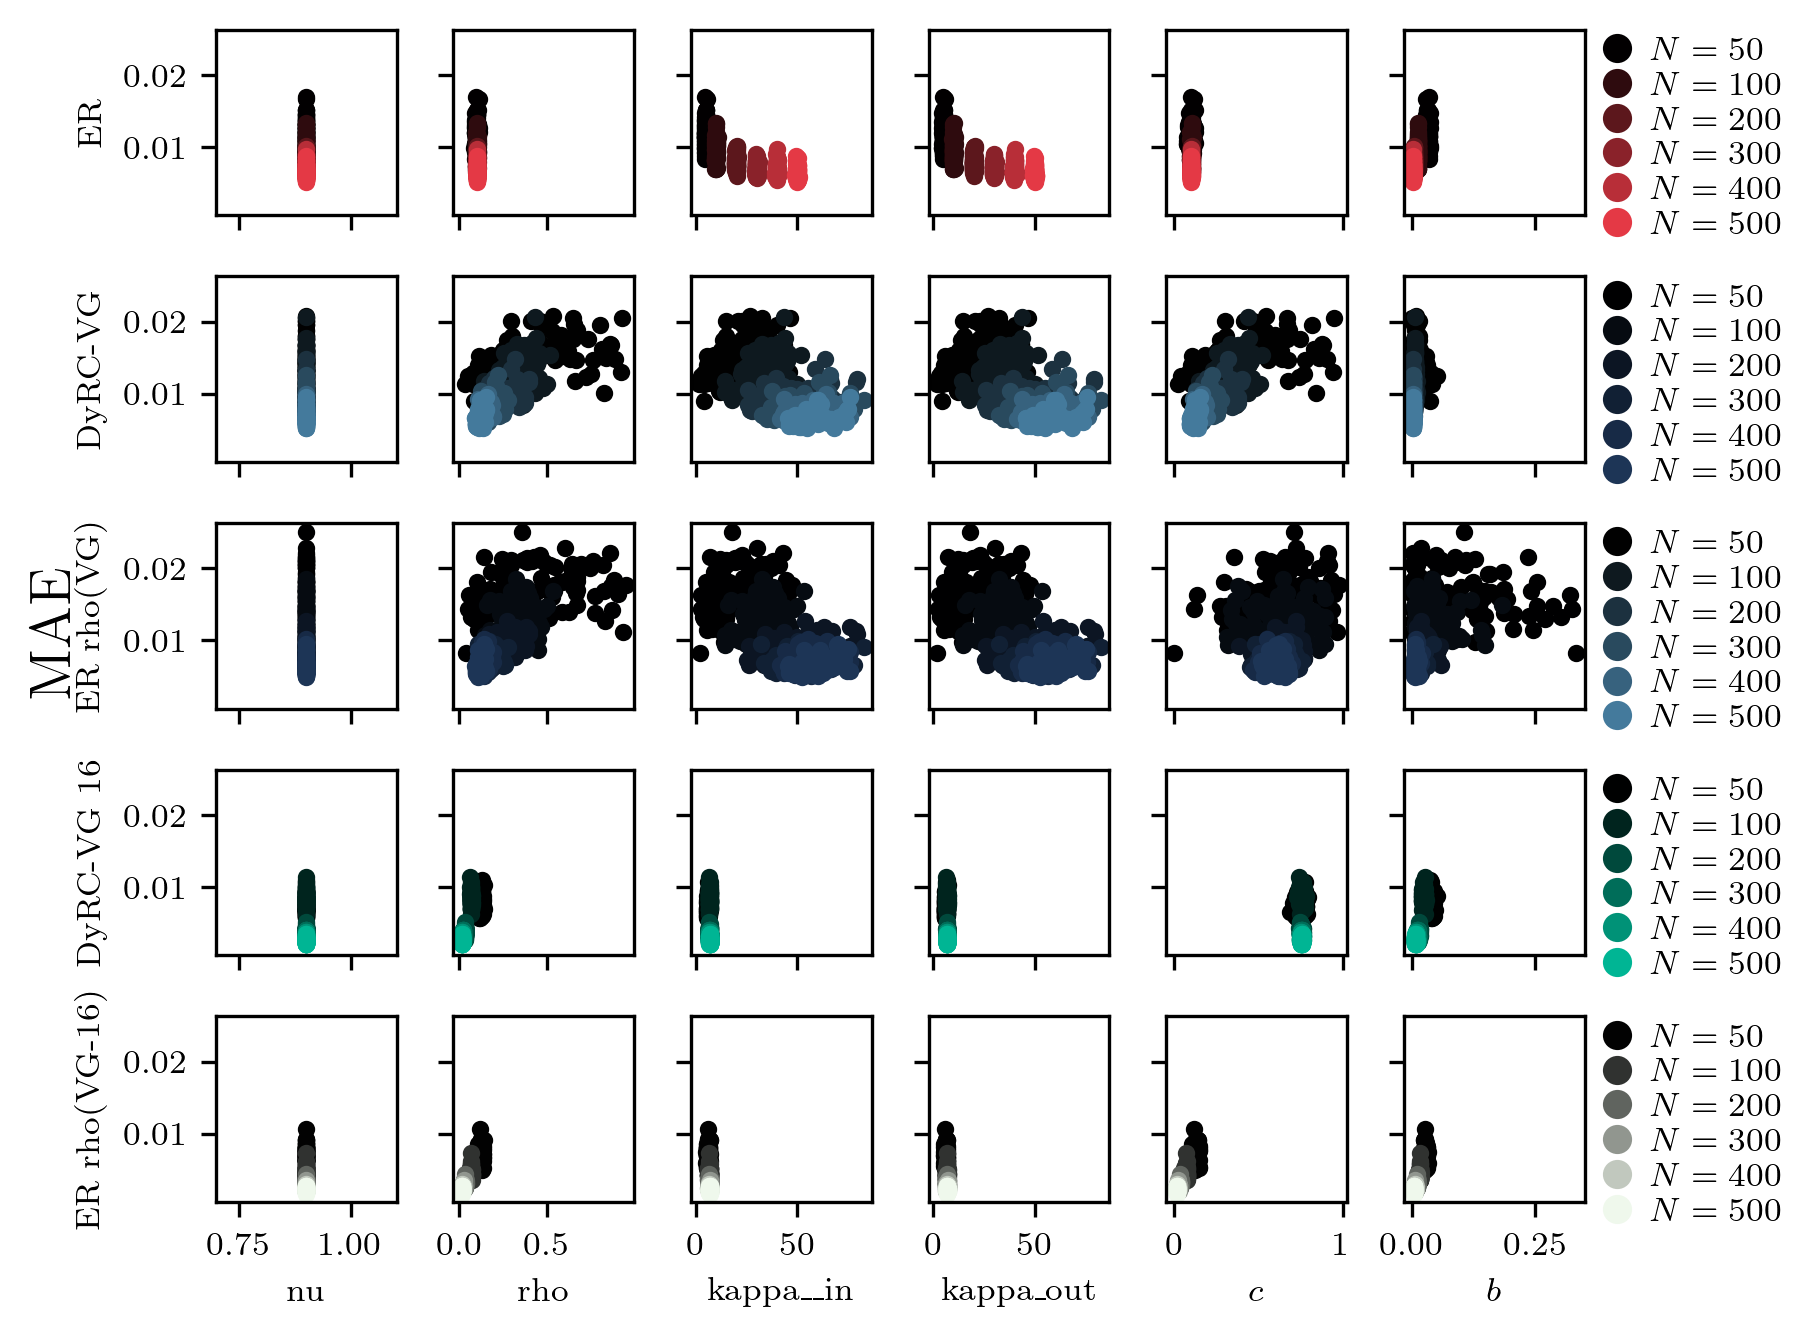

Recreate this plot in Python.
# -*- coding: utf-8 -*-
""" Figure 3

Part of the accompanying code for the paper "Dynamics-Informed Reservoir Computing with Visibility Graphs" by Charlotte
Geier and Merten Stender.

Figure 3: MAE over different network metrics

Revision 1: Include ER graph with density and spectral radius comparable to VG-16.


Copyright (c) Charlotte Geier
Hamburg University of Technology, Dynamics Group
www.tuhh.de/dyn
charlotte.geier@tuhh.de

Licensed under the GPLv3. See LICENSE in the project root for license information.

22.07.2025

"""

import pandas as pd
import matplotlib.pyplot as plt
from matplotlib.colors import LinearSegmentedColormap

# set LaTeX font
tex_fonts = {
    # Use LaTeX to write all text
    "text.usetex": True,
    "font.family": "serif",
    # Use 10pt font in plots, to match 10pt font in document
    "axes.titlesize": 10,
    "axes.labelsize": 8,
    "font.size": 8,
    # Make the legend/label fonts a little smaller
    "legend.fontsize": 8,
    "xtick.labelsize": 8,
    "ytick.labelsize": 8
}
plt.rcParams.update(tex_fonts)
from cpsmehelper import export_figure, get_colors
cpsme_red = get_colors()['red']
cpsme_blue_3= get_colors()['blue_3']
cpsme_blue_2= get_colors()['blue_4']
cpsme_green = get_colors()['green']
cpsme_mint = get_colors()['mint_green']


# generate colormaps
custom_cmap_red = LinearSegmentedColormap.from_list('black_to_color', ['black', cpsme_red])
custom_cmap_blue_3 = LinearSegmentedColormap.from_list('black_to_color', ['black', cpsme_blue_3])
custom_cmap_blue_2 = LinearSegmentedColormap.from_list('black_to_color', ['black', cpsme_blue_2])
custom_cmap_green = LinearSegmentedColormap.from_list('black_to_color', ['black', cpsme_green])
custom_cmap_mint = LinearSegmentedColormap.from_list('black_to_color', ['black', cpsme_mint])

# 
data_path = 'data_3'


# Figure: Error metrics (MAE) over properties of matrices
fig, ax = plt.subplots(5, 6, sharey='all', sharex='col')

j= 0
alphas = [0.01, 0.2, 0.4, 0.6, 0.8, 0.99]
num_nodes = [50, 100, 200, 300, 400, 500]
for n in num_nodes: 
    alpha = alphas[j]
    # load data
    name = f'N_{n}_skip_1'
    path = f'{data_path}/{name}'
    df = pd.read_csv(f"{path}/{name}_results.csv")

    # top row: base network in red
    i = 0
    for metric in ['spec_rad_rand', 'dens_rand', 'av_in_degree_rand', 
                'av_out_degree_rand', 'clustering_coeff_rand', 'av_betweenness_rand']:
        ax[0,i].scatter(df[metric], df['mae_rand'], s=10, color=custom_cmap_red(alphas[j]))
        i = i+1
    i = 0
    
    # 2nd: VG in dark blue 
    for metric in ['spec_rad_vg', 'dens_vg', 'av_in_degree_vg', 
                'av_out_degree_vg', 'clustering_coeff_vg', 'av_betweenness_vg']:
        ax[2,i].scatter(df[metric], df['mae_vg'], s=10, color=custom_cmap_blue_2(alphas[j]))
        i = i+1
    i = 0

    # 3rd ER with VG density in light blue
    i = 0
    for metric in ['spec_rad_dens', 'dens_dens', 'av_in_degree_dens', 
                'av_out_degree_dens', 'clustering_coeff_dens', 'av_betweenness_dens']:
        ax[1,i].scatter(df[metric], df['mae_dens'], s=10, color=custom_cmap_blue_3(alphas[j]))
        i = i+1
    i=0

    # 4th DyRC-VG 16 in green 
    name = f'N_{n}_skip_16'
    path = f'{data_path}/{name}'
    df = pd.read_csv(f"{path}/{name}_results.csv")
    for metric in ['spec_rad_vg', 'dens_vg', 'av_in_degree_vg', 
                'av_out_degree_vg', 'clustering_coeff_vg', 'av_betweenness_vg']:
        ax[3,i].scatter(df[metric], df['mae_vg'], s=10, color=custom_cmap_green(alphas[j]))
        i = i+1
    i = 0

    # 5th: ER with VG 16 density
    name = f'N_{n}_skip_16'
    path = f'{data_path}/{name}'
    df = pd.read_csv(f"{path}/{name}_results_sparse.csv")
    for metric in ['spec_rad_rand', 'dens_rand', 'av_in_degree_rand', 
                'av_out_degree_rand', 'clustering_coeff_rand', 'av_betweenness_rand']:
        ax[4,i].scatter(df[metric], df['mae_rand'], s=10, color=custom_cmap_mint(alphas[j]))
        i = i+1
    i = 0


    j = j+1


for ii in range(3):
    ax[ii,0].set_xlim([0.7, 1.1])
ax[0,0].set_ylabel('ER')
ax[1,0].set_ylabel('DyRC-VG')
ax[2,0].set_ylabel('ER rho(VG)')
ax[3,0].set_ylabel('DyRC-VG 16')
ax[4,0].set_ylabel('ER rho(VG-16)')
ax[-1,0].set_xlabel('nu') # spectral radius
ax[-1,1].set_xlabel('rho') # density
ax[-1,2].set_xlabel('kappa__in')  # avg. in degree
ax[-1,3].set_xlabel('kappa_out') # avg out degree
ax[-1,4].set_xlabel('$c$') # av clustering 
ax[-1,5].set_xlabel('$b$') # av betweenness

# Add legends for alpha levels for each row
alpha_labels = [f'$N={val}$' for val in num_nodes]

# For each row, create proxy scatter points with different alpha values and colors
for row_idx, (cmap, label) in enumerate(zip(
    [custom_cmap_red, custom_cmap_blue_2, custom_cmap_blue_3, custom_cmap_green, custom_cmap_mint],
    ['ER', 'DyRC-VG', 'ER rho(VG)', 'DyRC-VG 16', 'ER rho(VG16)']
)):
    proxies = [plt.Line2D([0], [0], marker='o', color=cmap(a), linestyle='', markersize=6, alpha=1) for a in alphas]
    # Place the legend at the right side of the last column of the row
    ax[row_idx, -1].legend(proxies, 
                           alpha_labels, 
                           bbox_to_anchor=(1.05, 1), 
                           loc='upper left', 
                           borderaxespad=0.,
                           labelspacing=0.15,      # default is 0.5, reduce to bring entries closer
                           handlelength=1,      # default is 2, reduce if needed
                           handletextpad=0.5,     # reduce padding between handle and text
                           borderpad=0.2,          # padding between legend content and border)
                           frameon=False)
    
plt.tight_layout(rect=[0, 0, 0.9, 0.95])  # adjust to make room for legend

fig.text(0, 0.5, 'MAE', va='center', rotation='vertical', fontsize=14)
export_figure(fig, 
                name=f'figure_3.png',
                height=12,
                width=17,
                resolution=300)
plt.show()
